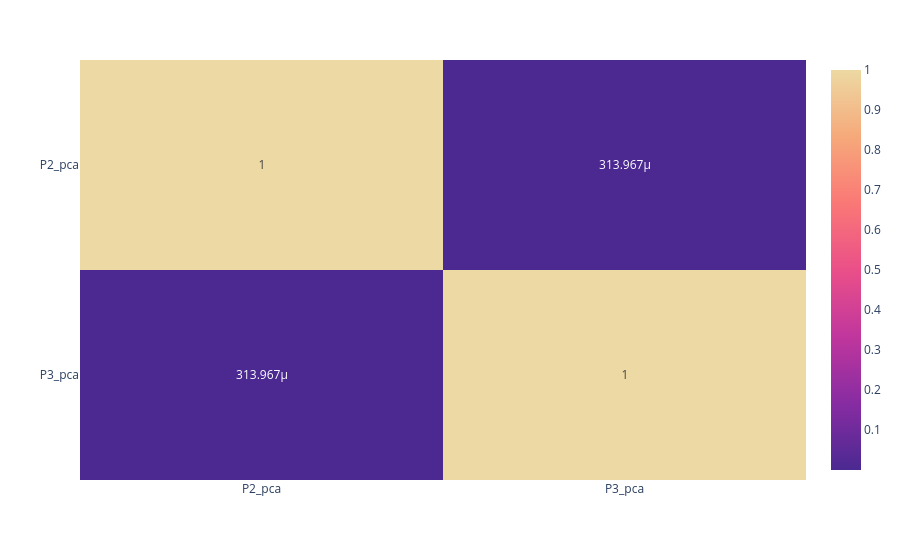

The notebook cell this image was saved under:
### Code cell
fig_r

### Figure 1 — Plotly figure (JSON) as saved in the notebook; plotly's stock layout.template omitted (floating-point values rounded to 4 significant figures)
{"data": [{"coloraxis": "coloraxis", "hovertemplate": "x: %{x}<br>y: %{y}<br>color: %{z}<extra></extra>", "name": "0", "texttemplate": "%{z}", "type": "heatmap", "x": ["P2_pca", "P3_pca"], "xaxis": "x", "y": ["P2_pca", "P3_pca"], "yaxis": "y", "z": [[1.0, 0.000314], [0.000314, 1.0]]}], "layout": {"coloraxis": {"colorscale": [[0, "rgb(75, 41, 145)"], [0.1667, "rgb(135, 44, 162)"], [0.3333, "rgb(192, 54, 157)"], [0.5, "rgb(234, 79, 136)"], [0.6667, "rgb(250, 120, 118)"], [0.8333, "rgb(246, 169, 122)"], [1, "rgb(237, 217, 163)"]]}, "margin": {"t": 60}, "xaxis": {"anchor": "y", "domain": [0, 1]}, "yaxis": {"anchor": "x", "autorange": "reversed", "domain": [0, 1]}}}
